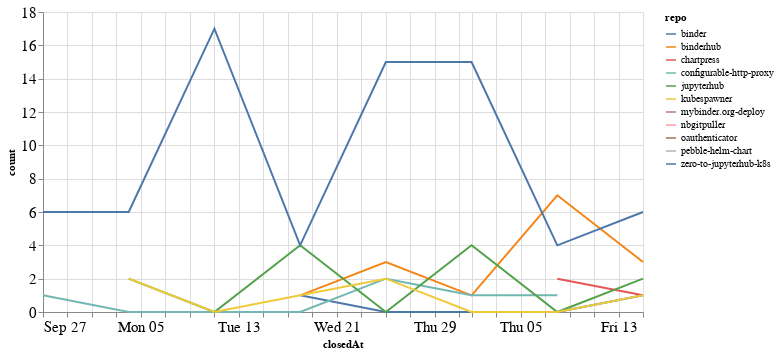

The code cell stored with this chart in its notebook:
### Code cell
closed_by_time = closed_by.groupby('repo').resample('W', on='closedAt').count()['author'].reset_index()
closed_by_time = closed_by_time.rename(columns={'author': 'count'})

alt.Chart(closed_by_time, width=600).mark_line().encode(
    x='closedAt',
    y='count',
    color='repo',
    tooltip="repo"
)

### Figure 1 — Vega-Lite specification as saved in the notebook (floating-point values rounded to 4 significant figures)
{"config": {"axisLeft": {"labelFontSize": 15}, "axisBottom": {"labelFontSize": 15}}, "data": {"name": "data-25e49046bbaf4f04a5f2aea1fd260aa2"}, "mark": "line", "encoding": {"color": {"type": "nominal", "field": "repo"}, "tooltip": {"type": "nominal", "field": "repo"}, "x": {"type": "temporal", "field": "closedAt"}, "y": {"type": "quantitative", "field": "count"}}, "width": 600, "$schema": "https://vega.github.io/schema/vega-lite/v4.8.1.json", "datasets": {"data-25e49046bbaf4f04a5f2aea1fd260aa2": [{"repo": "binder", "closedAt": "2020-10-18T00:00:00", "count": 1}, {"repo": "binder", "closedAt": "2020-10-25T00:00:00", "count": 0}, {"repo": "binder", "closedAt": "2020-11-01T00:00:00", "count": 0}, {"repo": "binder", "closedAt": "2020-11-08T00:00:00", "count": 0}, {"repo": "binder", "closedAt": "2020-11-15T00:00:00", "count": 1}, {"repo": "binderhub", "closedAt": "2020-10-18T00:00:00", "count": 1}, {"repo": "binderhub", "closedAt": "2020-10-25T00:00:00", "count": 3}, {"repo": "binderhub", "closedAt": "2020-11-01T00:00:00", "count": 1}, {"repo": "binderhub", "closedAt": "2020-11-08T00:00:00", "count": 7}, {"repo": "binderhub", "closedAt": "2020-11-15T00:00:00", "count": 3}, {"repo": "chartpress", "closedAt": "2020-11-08T00:00:00", "count": 2}, {"repo": "chartpress", "closedAt": "2020-11-15T00:00:00", "count": 1}, {"repo": "configurable-http-proxy", "closedAt": "2020-09-27T00:00:00", "count": 1}, {"repo": "configurable-http-proxy", "closedAt": "2020-10-04T00:00:00", "count": 0}, {"repo": "configurable-http-proxy", "closedAt": "2020-10-11T00:00:00", "count": 0}, {"repo": "configurable-http-proxy", "closedAt": "2020-10-18T00:00:00", "count": 0}, {"repo": "configurable-http-proxy", "closedAt": "2020-10-25T00:00:00", "count": 2}, {"repo": "configurable-http-proxy", "closedAt": "2020-11-01T00:00:00", "count": 1}, {"repo": "configurable-http-proxy", "closedAt": "2020-11-08T00:00:00", "count": 1}, {"repo": "jupyterhub", "closedAt": "2020-10-04T00:00:00", "count": 2}, {"repo": "jupyterhub", "closedAt": "2020-10-11T00:00:00", "count": 0}, {"repo": "jupyterhub", "closedAt": "2020-10-18T00:00:00", "count": 4}, {"repo": "jupyterhub", "closedAt": "2020-10-25T00:00:00", "count": 0}, {"repo": "jupyterhub", "closedAt": "2020-11-01T00:00:00", "count": 4}, {"repo": "jupyterhub", "closedAt": "2020-11-08T00:00:00", "count": 0}, {"repo": "jupyterhub", "closedAt": "2020-11-15T00:00:00", "count": 2}, {"repo": "kubespawner", "closedAt": "2020-10-04T00:00:00", "count": 2}, {"repo": "kubespawner", "closedAt": "2020-10-11T00:00:00", "count": 0}, {"repo": "kubespawner", "closedAt": "2020-10-18T00:00:00", "count": 1}, {"repo": "kubespawner", "closedAt": "2020-10-25T00:00:00", "count": 2}, {"repo": "kubespawner", "closedAt": "2020-11-01T00:00:00", "count": 0}, {"repo": "kubespawner", "closedAt": "2020-11-08T00:00:00", "count": 0}, {"repo": "kubespawner", "closedAt": "2020-11-15T00:00:00", "count": 1}, {"repo": "mybinder.org-deploy", "closedAt": "2020-11-01T00:00:00", "count": 1}, {"repo": "nbgitpuller", "closedAt": "2020-10-04T00:00:00", "count": 2}, {"repo": "oauthenticator", "closedAt": "2020-11-15T00:00:00", "count": 1}, {"repo": "pebble-helm-chart", "closedAt": "2020-11-08T00:00:00", "count": 1}, {"repo": "zero-to-jupyterhub-k8s", "closedAt": "2020-09-27T00:00:00", "count": 6}, {"repo": "zero-to-jupyterhub-k8s", "closedAt": "2020-10-04T00:00:00", "count": 6}, {"repo": "zero-to-jupyterhub-k8s", "closedAt": "2020-10-11T00:00:00", "count": 17}, {"repo": "zero-to-jupyterhub-k8s", "closedAt": "2020-10-18T00:00:00", "count": 4}, {"repo": "zero-to-jupyterhub-k8s", "closedAt": "2020-10-25T00:00:00", "count": 15}, {"repo": "zero-to-jupyterhub-k8s", "closedAt": "2020-11-01T00:00:00", "count": 15}, {"repo": "zero-to-jupyterhub-k8s", "closedAt": "2020-11-08T00:00:00", "count": 4}, {"repo": "zero-to-jupyterhub-k8s", "closedAt": "2020-11-15T00:00:00", "count": 6}]}}
